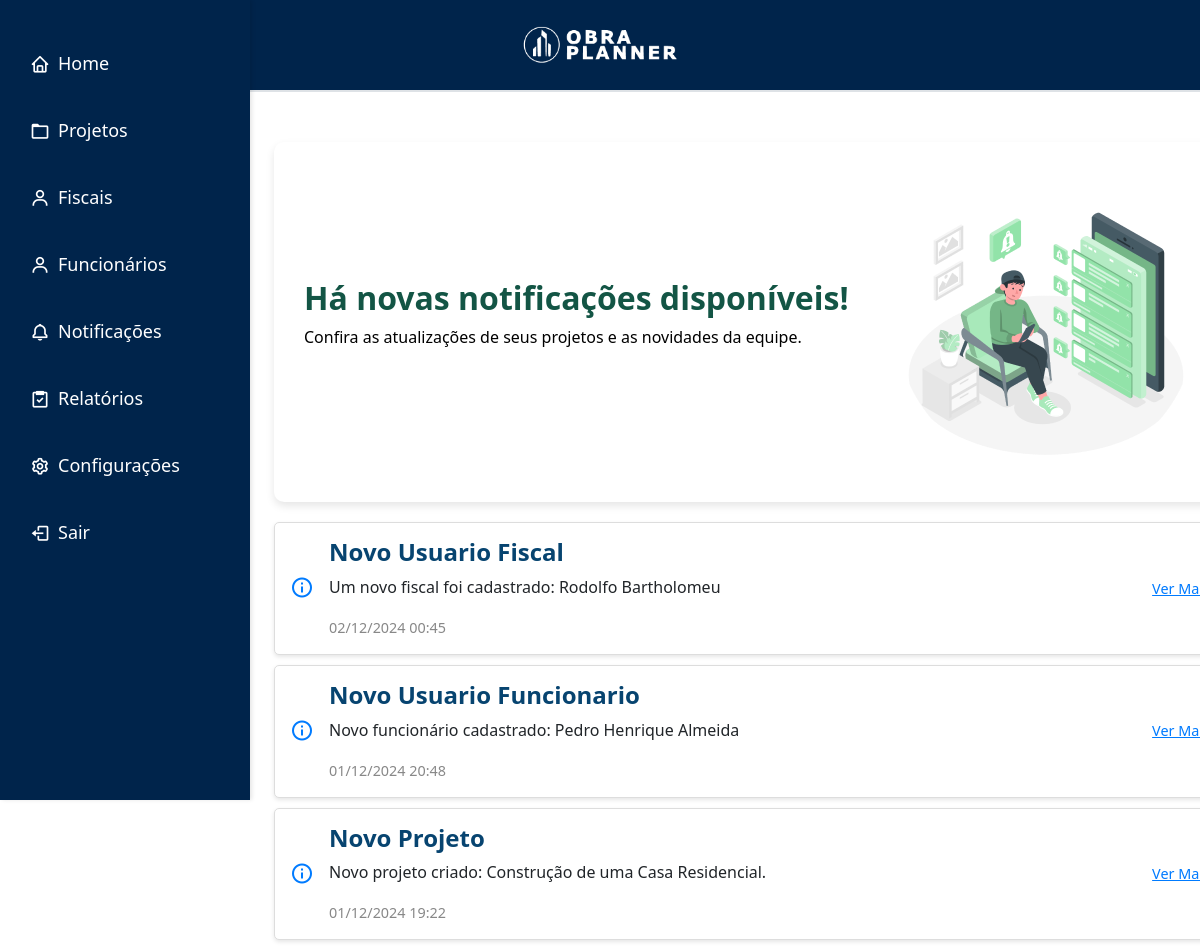
Page /empresa/notificacaos/not.php (signed in) on the committed database.
### tables this page shows
CREATE TABLE IF NOT EXISTS `notificacoes` (
  `notificacao_id` int(11) NOT NULL AUTO_INCREMENT,
  `usu_id` int(11) NOT NULL,
  `tipo_usuario` enum('empresa','fiscal','funcionario','admin') NOT NULL,
  `tipo_notificacao` enum('comentario_empresa','projeto_concluido','atraso_projeto','comentario_funcionario','comentario_fiscal','presenca_confirmada','novo_usuario_empresa','novo_usuario_fiscal','novo_usuario_funcionario','novo_projeto','comentario_sobre_plataforma','pergunta','usuario_ativado') NOT NULL,
  `mensagem` text NOT NULL,
  `data_criacao` timestamp NOT NULL DEFAULT current_timestamp(),
  `visualizada` tinyint(1) DEFAULT 0,
  PRIMARY KEY (`notificacao_id`),
  KEY `usu_id` (`usu_id`),
  CONSTRAINT `notificacoes_ibfk_1` FOREIGN KEY (`usu_id`) REFERENCES `empresas` (`empresa_id`) ON DELETE CASCADE
);

### empresa/notificacaos/not.php (the view, shortened to what this page needs)
<?php
$empresa_id = $_SESSION['UsuarioID'];
$conn = new mysqli('localhost', 'root', '', 'obra_planner');
$conn->set_charset("utf8mb4");
$sql = "SELECT notificacao_id, tipo_notificacao, mensagem, data_criacao, visualizada
        FROM notificacoes
        WHERE usu_id = ?
        ORDER BY data_criacao DESC";
$stmt = $conn->prepare($sql);
$stmt->bind_param("i", $empresa_id);
$stmt->execute();
$result = $stmt->get_result();
$notificacoes = $result->fetch_all(MYSQLI_ASSOC);
?>
<!DOCTYPE html>
<html lang="pt-BR">
<head>
    <link rel="stylesheet" href="../style.css">
    <link href='https://unpkg.com/boxicons@2.0.7/css/boxicons.min.css' rel='stylesheet'>
    <link href="https://cdn.jsdelivr.net/npm/bootstrap@5.0.2/dist/css/bootstrap.min.css" rel="stylesheet">
</head>
<body>
<header>
    <div class="logo">
        <img src="../../imgs/obraplanner7.png" alt="Logo do ObraPlanner">
    </div>
</header>
<nav class="sidebar">
    <ul>
        <li><a href="../dash.php"><i class="bx bx-home"></i> Home</a></li>
        <li><a href="../projetos/proj.php"><i class="bx bx-folder"></i> Projetos</a></li>
        <li><a href="../fiscal/fis.php"><i class="bx bx-user"></i> Fiscais</a></li>
        <li><a href="../funcionarios/func.php"><i class="bx bx-user"></i> Funcionários</a></li>
        <li><a href="not.php"><i class="bx bx-bell"></i> Notificações</a></li>
        <li><a href="../relemp/relemp.php"><i class="bx bx-task"></i> Relatórios</a></li>
        <li><a href="../config/config.php"><i class="bx bx-cog"></i> Configurações</a></li>
        <li><a href="../../index.php" class="btn-logout"><i class="bx bx-log-out"></i> Sair</a></li>
    </ul>
</nav>
<main role="main" class="col-md-9 ml-sm-auto col-lg-10 px-4" style="margin-left: 250px; padding-top: 50px;">
    <?php if (empty($notificacoes)): ?>
        <div class="welcome-message">
            <div class="welcome-text">
                <h2>Você está atualizado!</h2>
                <p>No momento, não há notificações novas. Continue acompanhando seus projetos e as atualizações de equipe.</p>
            </div>
            <div class="welcome-image">
                <img src="../imgs/not.png" alt="Imagem de boas-vindas" style="max-width: 300px;">
            </div>
        </div>
    <?php else: ?>
        <div class="welcome-message">
            <div class="welcome-text">
                <h2>Há novas notificações disponíveis!</h2>
                <p>Confira as atualizações de seus projetos e as novidades da equipe.</p>
            </div>
            <div class="welcome-image">
                <img src="../imgs/not.png" alt="Imagem de boas-vindas" style="max-width: 300px;">
            </div>
        </div>
        <?php foreach ($notificacoes as $notificacao): ?>
            <div class="notification-item <?php echo $notificacao['visualizada'] ? 'read' : ''; ?>">
                <i class="bx bx-info-circle notification-icon"></i>
                <div class="notification-content">
                    <h4 class="notification-category"><?php echo ucwords(str_replace('_', ' ', $notificacao['tipo_notificacao'])); ?></h4>
                    <p><?php echo $notificacao['mensagem']; ?></p>
                    <span class="notification-time"><?php echo date('d/m/Y H:i', strtotime($notificacao['data_criacao'])); ?></span>
                </div>
                <a class="read-more" href="marcar_lida.php?id=<?php echo $notificacao['notificacao_id']; ?>&redirect=../dash.php">Ver Mais</a>
            </div>
        <?php endforeach; ?>
    <?php endif; ?>
</main>
</body>
</html>

### empresa/style.css (style rules this page uses)
:root { --co1: #00244b; --co2: #003d80; --co3: #074470; --co4: #01306e; --co5: #0056b3; --co8: #539ff0; --co10: #07488d; --co11: #003d7a; --co12: #132154; --co13: #324363; --co17: #fff; --co18: #000; --co19: #333; --co20: #0c382e; --co21: #145413; --co22: #541313; --co23: #dee2e6; --co24: #135545; --co25: #ffe600; }
html, body { width: 100vw; overflow-x: hidden; margin: 0; font-family: 'Lexend', sans-serif; }
header { display: flex; justify-content: center; background-color: var(--co1); padding: 20px 30px; border-bottom: 2px solid var(--co23); }
.logo img { max-height: 50px; }
.sidebar { width: 250px; background-color: var(--co1); color: #fff; padding: 20px; box-shadow: 2px 0 4px rgba(0, 0, 0, 0.1); display: flex; flex-direction: column; height: 100vh; position: fixed; top: 0; left: 0; z-index: 1000; }
.sidebar ul { list-style-type: none; padding: 0; margin: 0; flex: 1; }
.sidebar ul li { margin: 20px 0; }
.sidebar ul li a { color: #fff; text-decoration: none; font-size: 18px; display: flex; align-items: center; padding: 10px; border-radius: 5px; transition: background-color 0.3s; }
.sidebar ul li a i { margin-right: 8px; font-size: 20px; }

### empresa/notificacaos/not.php (style rules this page uses)
.welcome-message { display: flex; justify-content: space-between; align-items: center; margin-bottom: 20px; background-color:#fff; box-shadow: 0 4px 8px rgba(0, 0, 0, 0.1); padding: 30px; border-radius: 10px; }
.welcome-text { flex: 1; margin-right: 20px; color: #000; font-weight: 500; }
.welcome-text h2 { color:#135545; font-weight: 700; }
.welcome-image img { max-width: 100%; height: auto; }
.notification-item { background-color: #ffffff; border: 1px solid #ddd; border-radius: 5px; padding: 15px; margin-bottom: 10px; display: flex; align-items: center; box-shadow: 0 2px 4px rgba(0, 0, 0, 0.1); }
.notification-icon { font-size: 24px; margin-right: 15px; color: #007bff; }
.notification-content { flex-grow: 1; }
.notification-category { font-weight: bold; color: #074470; }
.notification-time { color: #888; font-size: 0.9em; }
.read-more { color: #007bff; cursor: pointer; font-size: 0.9em; text-decoration: underline; }

### rows in the picture
notificacoes: tipo_notificacao "Novo Usuario Fiscal", mensagem "Um novo fiscal foi cadastrado: Rodolfo Bartholomeu", data_criacao "02/12/2024 00:45"
notificacoes: tipo_notificacao "Novo Usuario Funcionario", mensagem "Novo funcionário cadastrado: Pedro Henrique Almeida", data_criacao "01/12/2024 20:48"
notificacoes: tipo_notificacao "Novo Projeto", mensagem "Novo projeto criado: Construção de uma Casa Residencial.", data_criacao "01/12/2024 19:22"
